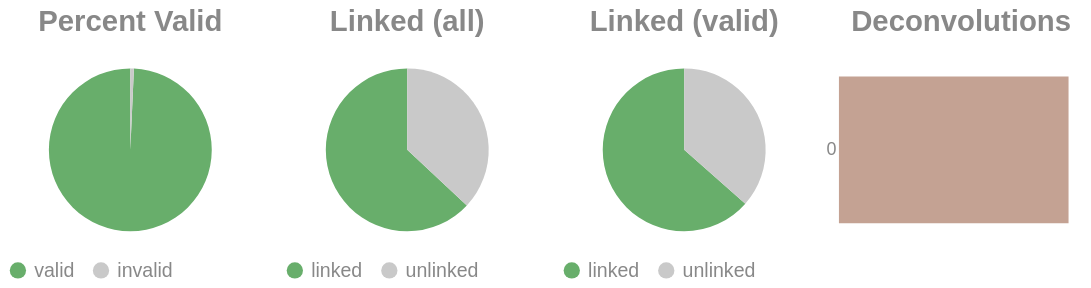

The notebook cell saved with this chart:
### Code cell
if SKIPLR:
    pass
else:
    clash = Counter()
    for i in valids['molecule'].to_list():
        _mol = i.split("-")
        if len(_mol) == 1:
            clash.update('0')
        else:
            clash.update(_mol[-1])

    _d = {"deconvolutions": [], 'count': []}
    for k,v in clash.items():
        _d['deconvolutions'].append(k)
        _d['count'].append(v)

    tot_valid = valids['reads'].sum()
    mask = valids['reads'] >= 2
    n_linked_reads = valids.filter(mask)['reads'].sum()
    if n_linked_reads == 0:
        print_html("No linked molecules (>=2 reads) were detected; skipping linked-only distributions.")
        SKIPLR = True
    else:
        perc_valid = round(tot_valid / n_reads, 4)
        linked_perc_abs = round(n_linked_reads / n_reads, 4)
        linked_perc = round(n_linked_reads / tot_valid, 4)

    _valid = pl.DataFrame({"valids": ['valid', 'invalid'], "count": [tot_valid, n_reads - tot_valid]})
    _linked_abs = pl.DataFrame({"linked (absolute)": ['linked', 'unlinked'], "count": [n_linked_reads, n_reads - n_linked_reads]})
    _linked_rel = pl.DataFrame({"linked (valids)": ['linked', 'unlinked'], "count": [n_linked_reads, tot_valid - n_linked_reads]})

    (
        alt.hconcat(
            piechart(_valid, goodval = 'valid', title = "Percent Valid"),
            piechart(_linked_abs, goodval = "linked", title =  "Linked (all)"),
            piechart(_linked_rel, goodval = "linked", title =  "Linked (valid)"),
            convolutionbar(pl.DataFrame(_d), title = "Deconvolutions"),
            center = True,
            bounds = 'flush'
        )
        .resolve_scale(color='independent')
        .resolve_legend('independent')
        .properties(usermeta={'embedOptions': {"actions": False}})
    ).display()

### Figure 1 — Vega-Lite specification as saved in the notebook (floating-point values rounded to 4 significant figures)
{"width": "container", "height": 400, "config": {"title": {"anchor": "start", "dy": -15, "fontSize": 18, "color": "#888888", "subtitleColor": "#888888", "subtitleFontSize": 14}, "arc": {"fill": "#0072B2"}, "axis": {"domainColor": "#888888", "domainWidth": 0.5, "gridWidth": 0.2, "grid": false, "titleFontWeight": 400, "titleFontSize": 15, "labelFontSize": 11, "labelColor": "#888888", "tickColor": "#888888", "tickWidth": 0.2, "titleColor": "#888888"}, "axisBand": {"grid": false}, "axisX": {"grid": true, "tickSize": 10, "domainCap": "round"}, "axisY": {"domain": false, "grid": true, "tickSize": 0, "domainCap": "round"}, "background": "transparent", "header": {"labelFontSize": 15, "labelColor": "#888888", "titleFontSize": 15, "titleFontWeight": 600, "titleColor": "#888888"}, "legend": {"labelFont": "sans-serif", "labelFontSize": 12, "labelColor": "#888888", "symbolSize": 100, "symbolType": "circle", "titleFontSize": 12, "titlePadding": 10, "titleColor": "#888888", "title": null}, "range": {"category": ["#E69F00", "#56B4E9", "#009E73", "#F0E442", "#0072B2", "#D55E00", "#CC79A7", "#000000"], "diverging": ["#cfe8f3", "#a2d4ec", "#73bfe2", "#46abdb", "#1696d2", "#12719e"]}, "area": {"fill": "#0072B2", "fillOpacity": 0.7, "line": true, "strokeOpacity": 0.7}, "line": {"color": "#0072B2", "stroke": "#0072B2", "strokeWidth": 2}, "trail": {"color": "#0072B2", "stroke": "#0072B2", "strokeWidth": 0, "size": 1}, "point": {"filled": true, "fillOpacity": 1.0, "size": 95}, "text": {"color": "#888888", "fontSize": 11, "align": "right", "fontWeight": 400, "size": 11}, "bar": {"fill": "#0072B2", "stroke": null}, "view": {"stroke": null, "continuousWidth": 660, "continuousHeight": 400}}, "hconcat": [{"data": {"name": "data-b67526b5021fecb183b62119914e43bd"}, "mark": {"type": "arc"}, "encoding": {"color": {"field": "valids", "legend": {"orient": "bottom", "title": null}, "scale": {"domain": ["valid", "invalid"], "range": ["#68ae6b", "#C9C9C9"]}, "title": "Valids", "type": "nominal"}, "theta": {"field": "count", "type": "quantitative"}, "tooltip": [{"field": "valids", "title": "Valids", "type": "ordinal"}, {"field": "percent", "format": ".2%", "title": "Percent", "type": "quantitative"}, {"field": "count", "title": "Count", "type": "quantitative"}]}, "height": 100, "title": {"text": "Percent Valid", "align": "center", "anchor": "middle"}, "transform": [{"calculate": "datum.count / 12736454", "as": "percent"}], "width": 150}, {"data": {"name": "data-ba608026bd447bd54eeb0bb24549b2de"}, "mark": {"type": "arc"}, "encoding": {"color": {"field": "linked (absolute)", "legend": {"orient": "bottom", "title": null}, "scale": {"domain": ["linked", "unlinked"], "range": ["#68ae6b", "#C9C9C9"]}, "title": "Linked (Absolute)", "type": "nominal"}, "theta": {"field": "count", "type": "quantitative"}, "tooltip": [{"field": "linked (absolute)", "title": "Linked (Absolute)", "type": "ordinal"}, {"field": "percent", "format": ".2%", "title": "Percent", "type": "quantitative"}, {"field": "count", "title": "Count", "type": "quantitative"}]}, "height": 100, "title": {"text": "Linked (all)", "align": "center", "anchor": "middle"}, "transform": [{"calculate": "datum.count / 12736454", "as": "percent"}], "width": 150}, {"data": {"name": "data-f08570cf178f61b3fd4a6b104ccec995"}, "mark": {"type": "arc"}, "encoding": {"color": {"field": "linked (valids)", "legend": {"orient": "bottom", "title": null}, "scale": {"domain": ["linked", "unlinked"], "range": ["#68ae6b", "#C9C9C9"]}, "title": "Linked (Valids)", "type": "nominal"}, "theta": {"field": "count", "type": "quantitative"}, "tooltip": [{"field": "linked (valids)", "title": "Linked (Valids)", "type": "ordinal"}, {"field": "percent", "format": ".2%", "title": "Percent", "type": "quantitative"}, {"field": "count", "title": "Count", "type": "quantitative"}]}, "height": 100, "title": {"text": "Linked (valid)", "align": "center", "anchor": "middle"}, "transform": [{"calculate": "datum.count / 12646745", "as": "percent"}], "width": 150}, {"data": {"name": "data-ae265a7e0ed79ddad87d312ec63d1231"}, "mark": {"type": "bar"}, "encoding": {"color": {"field": "deconvolutions", "legend": null, "scale": {"scheme": "lightgreyred"}, "type": "nominal"}, "tooltip": [{"field": "deconvolutions", "title": "Deconvolutions", "type": "ordinal"}, {"field": "percent", "format": ".2%", "title": "Percent", "type": "quantitative"}, {"field": "count", "title": "Count", "type": "quantitative"}], "x": {"axis": null, "field": "count", "type": "quantitative"}, "y": {"field": "deconvolutions", "sort": "ascending", "title": null, "type": "nominal"}}, "height": 100, "title": {"text": "Deconvolutions", "align": "center", "anchor": "middle"}, "transform": [{"calculate": "datum.count / 6577892", "as": "percent"}], "width": 150}], "bounds": "flush", "center": true, "resolve": {"legend": {"angle": "independent"}, "scale": {"color": "independent"}}, "usermeta": {"embedOptions": {"actions": false}}, "$schema": "https://vega.github.io/schema/vega-lite/v6.1.0.json", "datasets": {"data-b67526b5021fecb183b62119914e43bd": [{"valids": "valid", "count": 12646745}, {"valids": "invalid", "count": 89709}], "data-ba608026bd447bd54eeb0bb24549b2de": [{"linked (absolute)": "linked", "count": 8032221}, {"linked (absolute)": "unlinked", "count": 4704233}], "data-f08570cf178f61b3fd4a6b104ccec995": [{"linked (valids)": "linked", "count": 8032221}, {"linked (valids)": "unlinked", "count": 4614524}], "data-ae265a7e0ed79ddad87d312ec63d1231": [{"deconvolutions": "0", "count": 6577892}]}}
